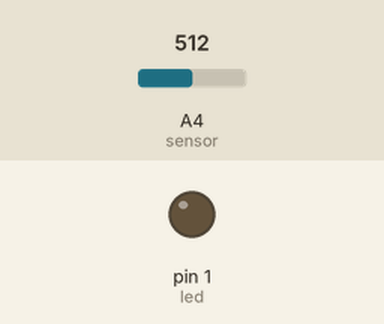
Simulated run of this sketch. Board: Arduino Uno, built with avr-gcc and run on an emulated ATmega328P. On the bench: output pins drawn as LEDs (lit = HIGH). Inputs (shaded band) come from the test bench; at power-on: A4 (sensor) = 512.

Above: at 1.2 s.
1.3 s: A4 (sensor) set to 526
At 2.3 s:
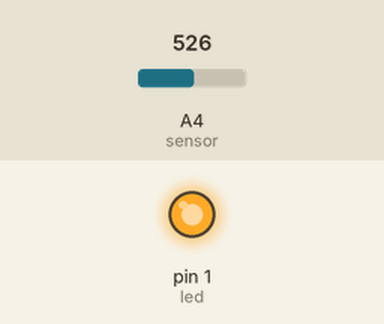
2.8 s: A4 (sensor) set to 511
At 3.5 s:
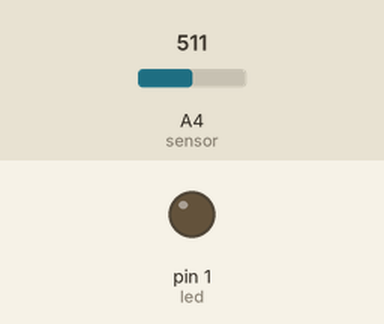
4.3 s: A4 (sensor) set to 716
At 4.6 s:
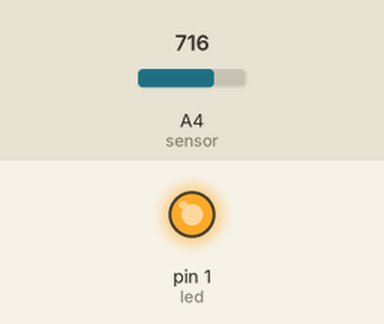
Timing chart, 0 to 7.3 s (numbered marks = the images above; inputs shaded):
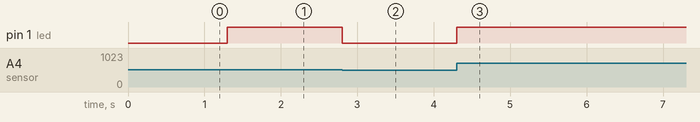

The sketch:

LedBrightness.ino
```cpp
int led = 1;
int sensor = 4;
int sensing = 0;

void setup () {

pinMode (sensor, INPUT);
pinMode (led, OUTPUT);

}

void loop ()
{
  int sensing = analogRead(sensor);
   sensing = map(sensing, 0, 1023, 0, 255);
   analogWrite(led ,sensing);

}
```

Measured:
- the behaviour switches between 513 and 514 on A4 (sensor) (found by bisection; images 0 and 1)
- after the input at 1.3 s, pin 1 (led): LOW → HIGH at once
- after the input at 2.8 s, pin 1 (led): HIGH → LOW at once
- after the input at 4.3 s, pin 1 (led): LOW → HIGH at once
